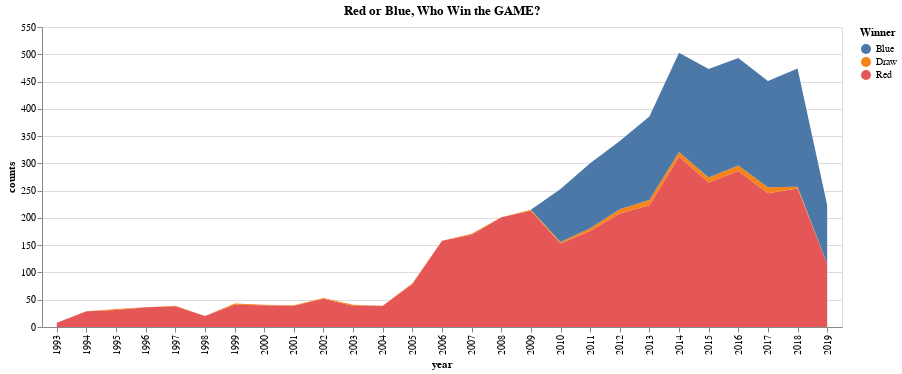

Notebook cell for this chart:
### Code cell
play_winner = play_info.groupby('year')['Winner'].value_counts().reset_index(name='counts')

# Check for Data Shape
display(play_winner.head())

# 1. Stacked Area Chart

alt.Chart(play_winner).mark_area().encode(
    x='year',
    y='counts',
    color='Winner'
).properties(
    width=800,
    title='Red or Blue, Who Win the GAME?'
)

### Figure 1 — Vega-Lite specification as saved in the notebook (floating-point values rounded to 4 significant figures)
{"config": {"view": {"continuousWidth": 400, "continuousHeight": 300}}, "data": {"name": "data-1d7bca9b5dd6fd522fd5f7ed163e2d2d"}, "mark": "area", "encoding": {"color": {"type": "nominal", "field": "Winner"}, "x": {"type": "nominal", "field": "year"}, "y": {"type": "quantitative", "field": "counts"}}, "title": "Red or Blue, Who Win the GAME?", "width": 800, "$schema": "https://vega.github.io/schema/vega-lite/v4.0.2.json", "datasets": {"data-1d7bca9b5dd6fd522fd5f7ed163e2d2d": [{"year": "1993", "Winner": "Red", "counts": 8}, {"year": "1994", "Winner": "Red", "counts": 29}, {"year": "1995", "Winner": "Red", "counts": 31}, {"year": "1995", "Winner": "Draw", "counts": 2}, {"year": "1996", "Winner": "Red", "counts": 36}, {"year": "1997", "Winner": "Red", "counts": 38}, {"year": "1997", "Winner": "Draw", "counts": 1}, {"year": "1998", "Winner": "Red", "counts": 20}, {"year": "1999", "Winner": "Red", "counts": 41}, {"year": "1999", "Winner": "Draw", "counts": 2}, {"year": "2000", "Winner": "Red", "counts": 40}, {"year": "2000", "Winner": "Draw", "counts": 1}, {"year": "2001", "Winner": "Red", "counts": 39}, {"year": "2001", "Winner": "Draw", "counts": 1}, {"year": "2002", "Winner": "Red", "counts": 52}, {"year": "2002", "Winner": "Draw", "counts": 1}, {"year": "2003", "Winner": "Red", "counts": 39}, {"year": "2003", "Winner": "Draw", "counts": 2}, {"year": "2004", "Winner": "Red", "counts": 39}, {"year": "2005", "Winner": "Red", "counts": 79}, {"year": "2005", "Winner": "Draw", "counts": 1}, {"year": "2006", "Winner": "Red", "counts": 158}, {"year": "2007", "Winner": "Red", "counts": 169}, {"year": "2007", "Winner": "Draw", "counts": 2}, {"year": "2008", "Winner": "Red", "counts": 201}, {"year": "2009", "Winner": "Red", "counts": 213}, {"year": "2009", "Winner": "Draw", "counts": 2}, {"year": "2010", "Winner": "Red", "counts": 153}, {"year": "2010", "Winner": "Blue", "counts": 97}, {"year": "2010", "Winner": "Draw", "counts": 3}, {"year": "2011", "Winner": "Red", "counts": 176}, {"year": "2011", "Winner": "Blue", "counts": 119}, {"year": "2011", "Winner": "Draw", "counts": 5}, {"year": "2012", "Winner": "Red", "counts": 208}, {"year": "2012", "Winner": "Blue", "counts": 125}, {"year": "2012", "Winner": "Draw", "counts": 8}, {"year": "2013", "Winner": "Red", "counts": 223}, {"year": "2013", "Winner": "Blue", "counts": 153}, {"year": "2013", "Winner": "Draw", "counts": 10}, {"year": "2014", "Winner": "Red", "counts": 312}, {"year": "2014", "Winner": "Blue", "counts": 182}, {"year": "2014", "Winner": "Draw", "counts": 9}, {"year": "2015", "Winner": "Red", "counts": 265}, {"year": "2015", "Winner": "Blue", "counts": 199}, {"year": "2015", "Winner": "Draw", "counts": 9}, {"year": "2016", "Winner": "Red", "counts": 286}, {"year": "2016", "Winner": "Blue", "counts": 197}, {"year": "2016", "Winner": "Draw", "counts": 10}, {"year": "2017", "Winner": "Red", "counts": 245}, {"year": "2017", "Winner": "Blue", "counts": 195}, {"year": "2017", "Winner": "Draw", "counts": 11}, {"year": "2018", "Winner": "Red", "counts": 254}, {"year": "2018", "Winner": "Blue", "counts": 217}, {"year": "2018", "Winner": "Draw", "counts": 3}, {"year": "2019", "Winner": "Red", "counts": 116}, {"year": "2019", "Winner": "Blue", "counts": 107}]}}
